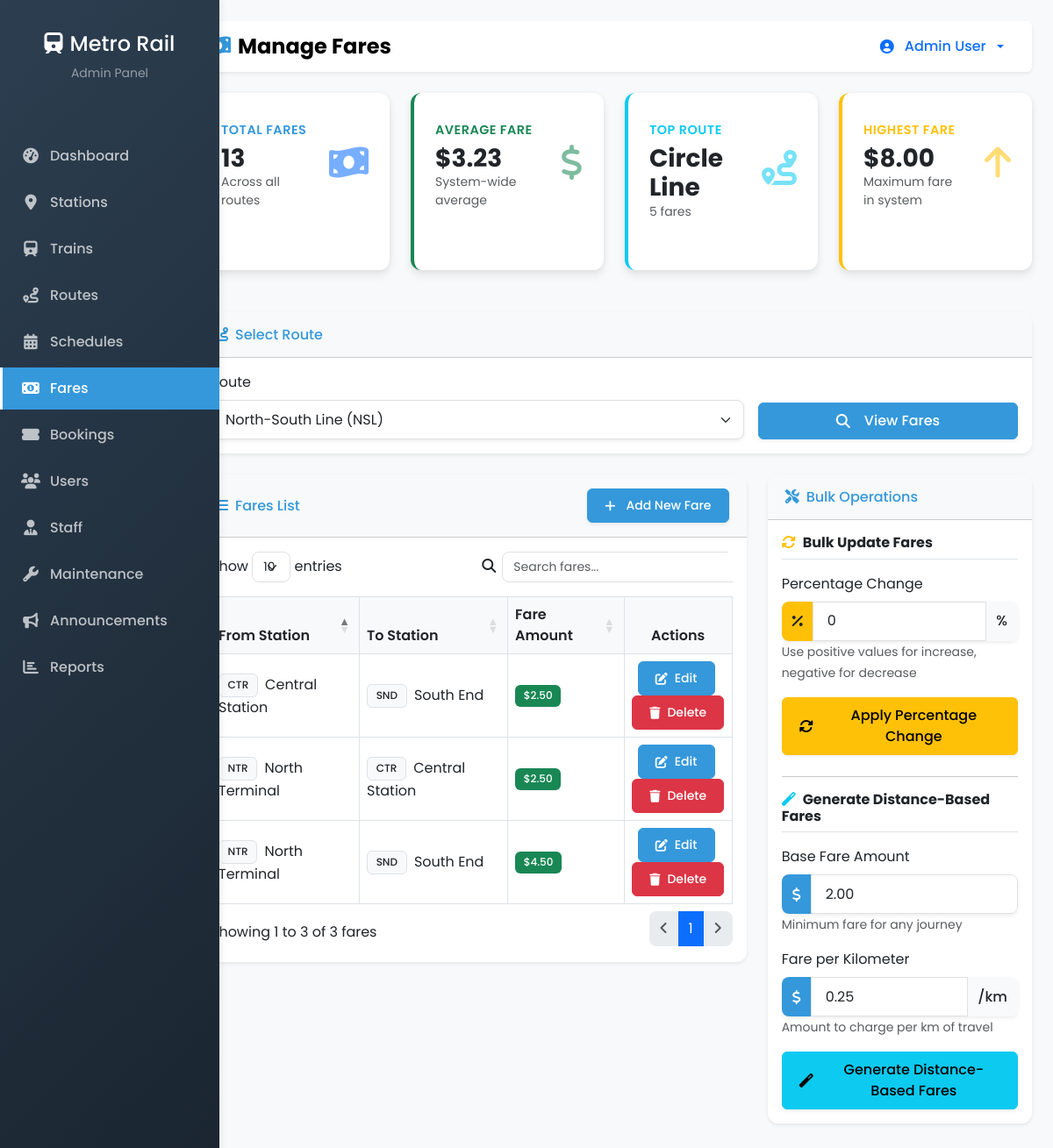
The page /admin/fares.php?route_id=1 (signed in) on the database its author committed.
### tables this page shows
CREATE TABLE `users` (
  `id` int(11) NOT NULL,
  `name` varchar(100) NOT NULL,
  `email` varchar(100) NOT NULL,
  `phone` varchar(20) NOT NULL,
  `password` varchar(255) NOT NULL,
  `role` enum('admin','staff','user') NOT NULL DEFAULT 'user',
  `status` enum('active','inactive','blocked') NOT NULL DEFAULT 'active',
  `created_at` datetime NOT NULL,
  `updated_at` datetime DEFAULT NULL
);

CREATE TABLE `fares` (
  `id` int(11) NOT NULL,
  `route_id` int(11) NOT NULL,
  `from_station_id` int(11) NOT NULL,
  `to_station_id` int(11) NOT NULL,
  `amount` decimal(10,2) NOT NULL
);

CREATE TABLE `stations` (
  `id` int(11) NOT NULL,
  `name` varchar(100) NOT NULL,
  `code` varchar(10) NOT NULL,
  `address` text NOT NULL,
  `latitude` decimal(10,8) NOT NULL,
  `longitude` decimal(11,8) NOT NULL,
  `status` enum('active','inactive','under_maintenance') NOT NULL DEFAULT 'active',
  `created_at` datetime NOT NULL,
  `updated_at` datetime DEFAULT NULL
);

### admin/fares.php (the view, shortened to what the rows shown need)
<?php
require_once '../includes/db.php';
$userId = $_SESSION['user_id'];
$admin = fetchRow("SELECT * FROM users WHERE id = ?", [$userId]);
$action = isset($_GET['action']) ? sanitizeInput($_GET['action']) : '';
$selectedRouteId = isset($_GET['route_id']) ? (int)$_GET['route_id'] : 0;
$routes = fetchRows("SELECT id, name, code FROM routes WHERE status = 'active' ORDER BY name ASC");
$formFare = [
    'id' => '',
    'route_id' => $selectedRouteId,
    'from_station_id' => '',
    'to_station_id' => '',
    'amount' => ''
];
$routeStations = [];
if ($selectedRouteId > 0) {
    $routeStations = fetchRows("
        SELECT rs.*, s.name as station_name, s.code as station_code
        FROM route_stations rs
        JOIN stations s ON rs.station_id = s.id
        WHERE rs.route_id = ?
        ORDER BY rs.stop_order ASC
    ", [$selectedRouteId]);
}
$fares = [];
if ($selectedRouteId > 0) {
    $fares = fetchRows("
        SELECT f.*,
               fs.name as from_station_name, fs.code as from_station_code,
               ts.name as to_station_name, ts.code as to_station_code
        FROM fares f
        JOIN stations fs ON f.from_station_id = fs.id
        JOIN stations ts ON f.to_station_id = ts.id
        WHERE f.route_id = ?
        ORDER BY fs.name ASC, ts.name ASC
    ", [$selectedRouteId]);
}
?>
<!DOCTYPE html>
<html lang="en">
<head>
    <link href="https://cdn.jsdelivr.net/npm/bootstrap@5.3.0/dist/css/bootstrap.min.css" rel="stylesheet">
    <link rel="stylesheet" href="https://cdn.jsdelivr.net/npm/bootstrap-icons@1.10.0/font/bootstrap-icons.css">
    <link href="https://cdnjs.cloudflare.com/ajax/libs/font-awesome/6.4.0/css/all.min.css" rel="stylesheet">
    <link href="https://cdn.datatables.net/1.13.4/css/dataTables.bootstrap5.min.css" rel="stylesheet">
    <link href="https://cdn.datatables.net/responsive/2.4.1/css/responsive.bootstrap5.min.css" rel="stylesheet">
    <link href="<?php echo APP_URL; ?>/css/style.css" rel="stylesheet">
    <link href="<?php echo APP_URL; ?>/css/admin_modern.css" rel="stylesheet">
</head>
<body>
    <div class="container-fluid">
        <div class="row">
            <div class="col-md-9 ms-sm-auto col-lg-10 px-md-4 py-4">
                <nav class="navbar navbar-expand-lg navbar-light bg-white mb-4 rounded shadow-sm">
                    <div class="container-fluid">
                        <div class="d-flex">
                            <div class="dropdown">
                                <button class="btn btn-link dropdown-toggle text-decoration-none" type="button" id="userMenu" data-bs-toggle="dropdown" aria-expanded="false">
                                    <i class="fas fa-user-circle me-1"></i> <?php echo $admin['name']; ?>
                                </button>
                            </div>
                        </div>
                    </div>
                </nav>
                  <?php if ($action === 'add' || $action === 'edit'): ?>
                    <div class="card shadow-sm mb-4">
                        <div class="card-header py-3 bg-light">
                            <h6 class="m-0 font-weight-bold text-primary">
                                <i class="fas fa-<?php echo $action === 'add' ? 'plus' : 'edit'; ?> me-2"></i>
                                <?php echo $action === 'add' ? 'Add New Fare' : 'Edit Fare'; ?>
                            </h6>
                        </div>
                        <div class="card-body">
                            <form method="post" action="<?php echo APP_URL; ?>/admin/fares.php">
                                <?php if ($action === 'edit'): ?>
                                    <input type="hidden" name="id" value="<?php echo $formFare['id']; ?>">
                                <?php endif; ?>
                                  <div class="row mb-3">
                                    <div class="col-md-4">
                                        <label for="route_id" class="form-label">Route *</label>
                                        <select class="form-select shadow-sm" id="route_id" name="route_id" required <?php echo $action === 'edit' ? 'disabled' : ''; ?>>
                                            <option value="">-- Select Route --</option>
                                            <?php foreach ($routes as $route): ?>
                                                <option value="<?php echo $route['id']; ?>" <?php echo $formFare['route_id'] == $route['id'] ? 'selected' : ''; ?>>
                                                    <?php echo htmlspecialchars($route['name'] . ' (' . $route['code'] . ')'); ?>
                                                </option>
                                            <?php endforeach; ?>
                                        </select>
                                        <?php if ($action === 'edit'): ?>
                                            <input type="hidden" name="route_id" value="<?php echo $formFare['route_id']; ?>">
                                        <?php endif; ?>
                                    </div>
                                    <div class="col-md-4">
                                        <label for="from_station_id" class="form-label">From Station *</label>
                                        <select class="form-select shadow-sm" id="from_station_id" name="from_station_id" required <?php echo $action === 'edit' ? 'disabled' : ''; ?>>
                                            <option value="">-- Select Station --</option>
                                            <?php foreach ($routeStations as $station): ?>
                                                <option value="<?php echo $station['station_id']; ?>" <?php echo $formFare['from_station_id'] == $station['station_id'] ? 'selected' : ''; ?>>
                                                    <?php echo htmlspecialchars($station['station_name'] . ' (' . $station['station_code'] . ')'); ?>
                                                </option>
                                            <?php endforeach; ?>
                                        </select>
                                        <?php if ($action === 'edit'): ?>
                                            <input type="hidden" name="from_station_id" value="<?php echo $formFare['from_station_id']; ?>">
                                        <?php endif; ?>                                    </div>
                                    <div class="col-md-4">
                                        <label for="to_station_id" class="form-label">To Station *</label>
                                        <select class="form-select shadow-sm" id="to_station_id" name="to_station_id" required <?php echo $action === 'edit' ? 'disabled' : ''; ?>>
                                            <option value="">-- Select Station --</option>
                                            <?php foreach ($routeStations as $station): ?>
                                                <option value="<?php echo $station['station_id']; ?>" <?php echo $formFare['to_station_id'] == $station['station_id'] ? 'selected' : ''; ?>>
                                                    <?php echo htmlspecialchars($station['station_name'] . ' (' . $station['station_code'] . ')'); ?>
                                                </option>
                                            <?php endforeach; ?>
                                        </select>
                                        <?php if ($action === 'edit'): ?>
                                            <input type="hidden" name="to_station_id" value="<?php echo $formFare['to_station_id']; ?>">
                                        <?php endif; ?>
                                    </div>
                                </div>
                                <div class="row mb-3">
                                    <div class="col-md-4">                                        <label for="amount" class="form-label">Fare Amount *</label>
                                        <div class="input-group shadow-sm">
                                            <span class="input-group-text bg-success text-white"><i class="fas fa-dollar-sign"></i></span>
                                            <input type="number" class="form-control" id="amount" name="amount" value="<?php echo $formFare['amount']; ?>" step="0.01" min="0.01" required>
                                        </div>
                                        <small class="text-muted">Fare amount in dollars</small>
                                    </div>
                                </div>
                                <div class="d-flex justify-content-between mt-4">
                                    <a href="<?php echo APP_URL; ?>/admin/fares.php?route_id=<?php echo $formFare['route_id']; ?>" class="btn btn-secondary shadow-sm">
                                        <i class="fas fa-times me-2"></i>Cancel
                                    </a>
                                    <button type="submit" name="<?php echo $action === 'add' ? 'add_fare' : 'update_fare'; ?>" class="btn btn-primary shadow-sm">
                                        <i class="fas fa-<?php echo $action === 'add' ? 'plus' : 'save'; ?> me-2"></i><?php echo $action === 'add' ? 'Add Fare' : 'Update Fare'; ?>
                                    </button>
                                </div>
                            </form>
                        </div>
                    </div>
                <?php elseif ($selectedRouteId > 0): ?>
                    <div class="row">
                        <div class="col-md-8">
                                                        <div class="card shadow-sm mb-4">
                            <div class="card-body">
                                <div class="table-responsive">
                                    <table class="table table-bordered table-hover align-middle" id="faresTable" width="100%" cellspacing="0">
                                        <thead class="bg-light">
                                            <tr>
                                                <th>From Station</th>
                                                <th>To Station</th>
                                                <th>Fare Amount</th>
                                                <th class="text-center">Actions</th>
                                            </tr>
                                        </thead>
                                        <tbody>
                                            <?php if (empty($fares)): ?>
                                                <tr>
                                                    <td colspan="4" class="text-center py-4">No fares found for this route.</td>
                                                </tr>
                                            <?php else: ?>
                                                <?php foreach ($fares as $fare): ?>
                                                    <tr>
                                                        <td><span class="badge bg-light text-dark border me-1"><?php echo htmlspecialchars($fare['from_station_code']); ?></span> <?php echo htmlspecialchars($fare['from_station_name']); ?></td>
                                                        <td><span class="badge bg-light text-dark border me-1"><?php echo htmlspecialchars($fare['to_station_code']); ?></span> <?php echo htmlspecialchars($fare['to_station_name']); ?></td>
                                                        <td><span class="badge bg-success"><?php echo '$' . number_format($fare['amount'], 2); ?></span></td>
                                                        <td class="text-center">
                                                            <a href="<?php echo APP_URL; ?>/admin/fares.php?action=edit&id=<?php echo $fare['id']; ?>&route_id=<?php echo $selectedRouteId; ?>" class="btn btn-primary btn-sm me-1">
                                                                <i class="fas fa-edit"></i> Edit
                                                            </a>
                                                            <button type="button" class="btn btn-danger btn-sm" data-bs-toggle="modal" data-bs-target="#deleteModal<?php echo $fare['id']; ?>">
                                                                <i class="fas fa-trash"></i> Delete
                                                            </button>
                                                            </td>
                                                        </tr>
                                                    <?php endforeach; ?>
                                                <?php endif; ?>
                                            </tbody>
                                        </table>
                                    </div>
                                </div>
                            </div>
                        </div>
                    </div>
                <?php endif; ?>
            </div>
        </div>
    </div>
</body>
</html>

### rows shown on the page
users: name "Admin User"
fares: from_station.code "CTR", from_station.name "Central Station", to_station.code "SND", to_station.name "South End", amount "2.50"
fares: from_station.code "NTR", from_station.name "North Terminal", to_station.code "CTR", to_station.name "Central Station", amount "2.50"
fares: from_station.code "NTR", from_station.name "North Terminal", to_station.code "SND", to_station.name "South End", amount "4.50"

### other values the page prints
$pageTitle "Manage Fares"
$totalFares['count'] "13"
$avgFare['avg'] "3.23"
$topRoute['name'] "Circle Line"
$topRoute['count'] "5"
$maxFare['max'] "8.00"
form field route_id "North-South Line (NSL)"
